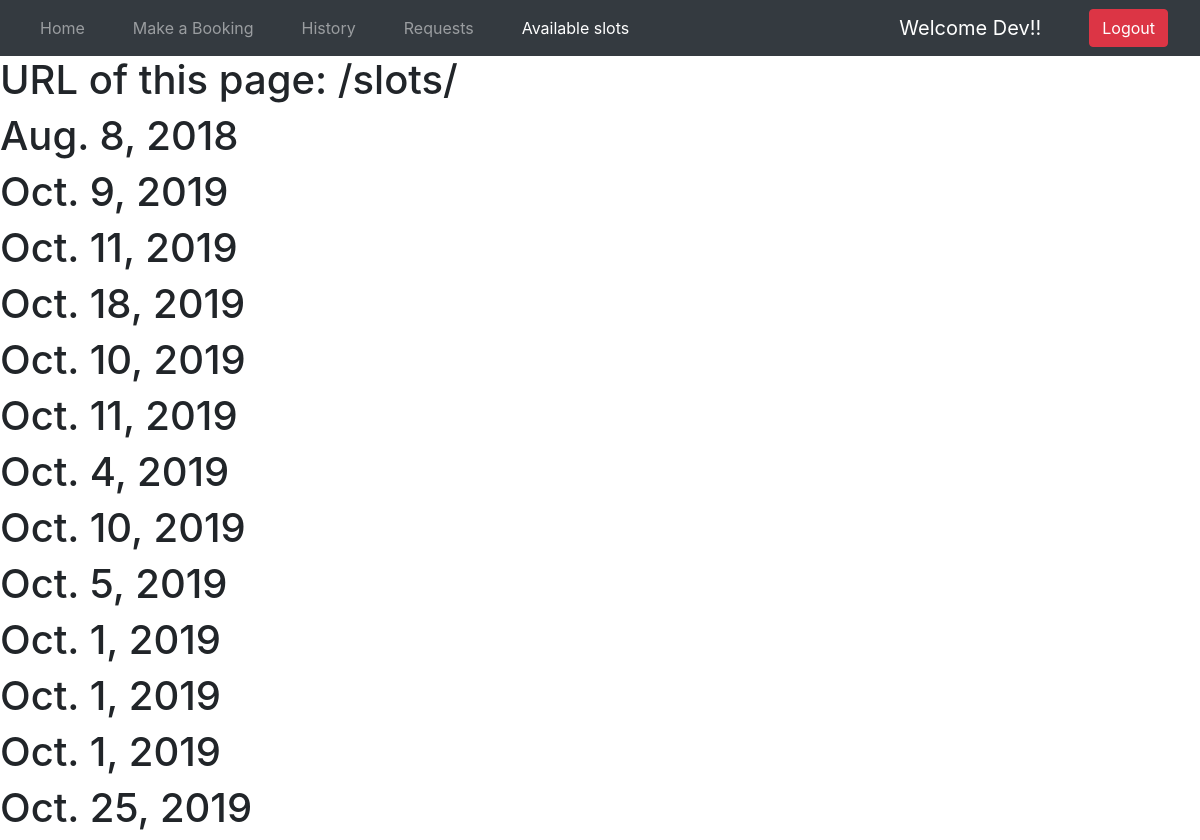
Before: /slots/ (signed in) with the older database file.
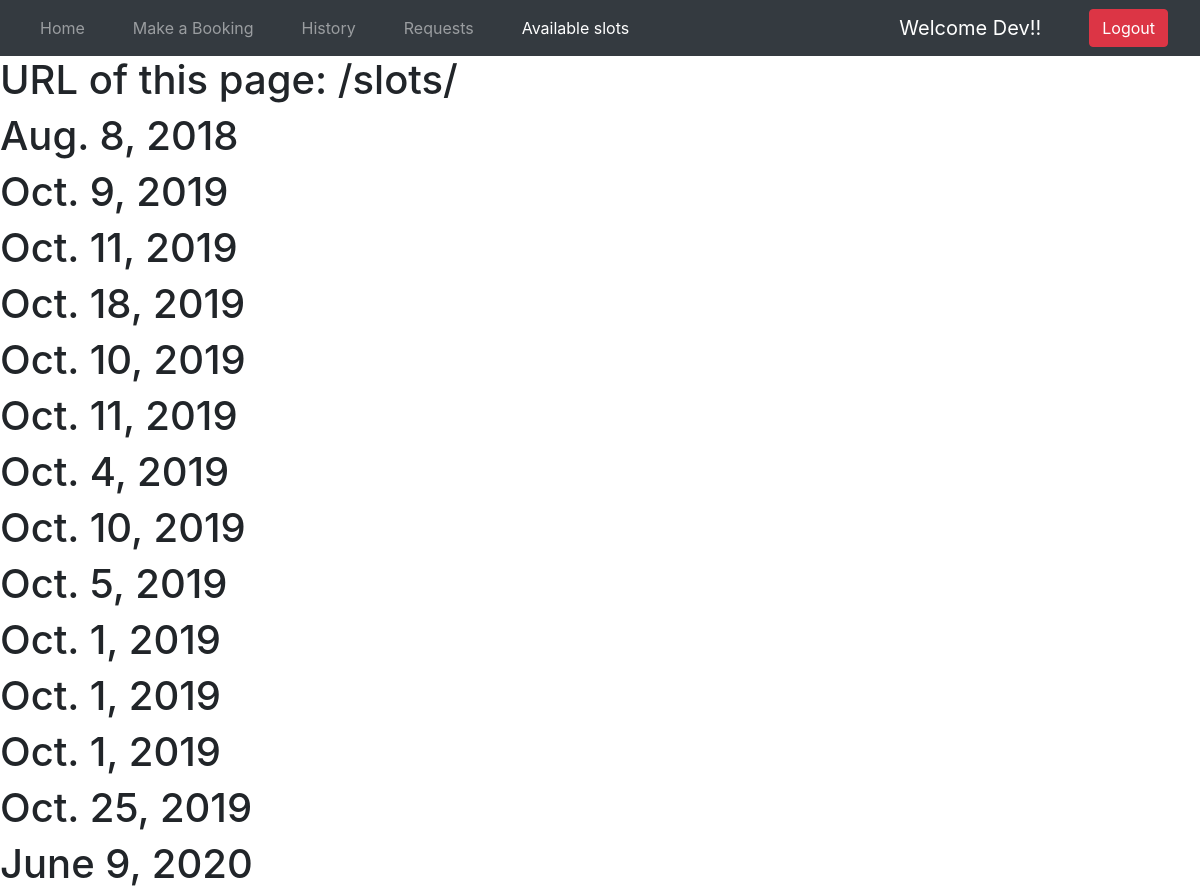
After: the same page with the newer database file.
### login/models.py (models this page shows, shortened)
class Booking(models.Model):
    HOUR_CHOICES = [(dt.time(hour=x), '{:02d}:00'.format(x)) for x in range(8, 18)]
    audi_choices = [
        ('Auditorium','Auditorium'),
        ('Place2','Place2'),
        ('Place3','Place3')
    ]
    default_choice = [
        ('Auditorium','Auditorium')
    ]
    status_choice = [
        ('Pending','Pending'),
        ('Accepted','Accepted'),
        ('Rejected','Rejected')
    ]
    default_status_choice = [
        ('Pending','Pending')
    ]
    name = models.CharField(max_length=100)
    email = models.EmailField()
    place = models.CharField(max_length=100, choices = audi_choices,default=default_status_choice)
    date = models.DateField()
    start_time = models.TimeField(choices= HOUR_CHOICES)
    end_time = models.TimeField(choices= HOUR_CHOICES)
    status = models.CharField(max_length = 100,choices = status_choice,default = status_choice[0][0])
    userid=models.IntegerField(blank=True, null=True)

### login/views.py (the view)
# urls.py: path("slots/", views.slots, name="slots"),
@login_required
def slots(request):
    x = Booking.objects.filter()
    k={
        'pro':range(8,18),
        'book': x
    }
    return render(request, 'login/slots.html',k)

### templates/login/Slots.html (shortened to what this page needs)
{% extends "login/extended.html" %}
    {% block body %}
    {% for i in book %}
    {% if i.date == '2019-10-11' %}
    <h1>{{ i.date }}</h1>
    {% else %}
    <h1>{{ i.date}}</h1>
    {% endif %}
    {% endfor %}
    {% endblock body %}

Changed rows visible on the page:
added Booking: date "June 9, 2020"
